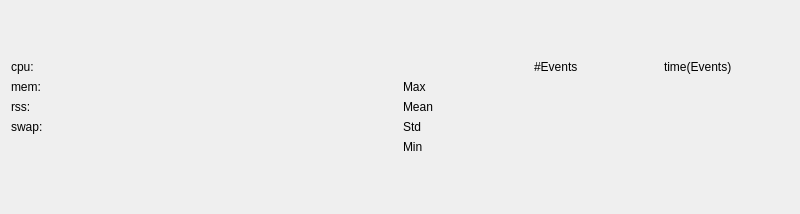
<?xml version="1.0" encoding="UTF-8"?>
<ui version="4.0">
 <class>Form</class>
 <widget class="TaurusWidget" name="Form">
  <property name="geometry">
   <rect>
    <x>0</x>
    <y>0</y>
    <width>800</width>
    <height>214</height>
   </rect>
  </property>
  <property name="windowTitle">
   <string>Form</string>
  </property>
  <layout class="QGridLayout" name="gridLayout_2">
   <item row="0" column="0">
    <layout class="QGridLayout" name="gridLayout">
     <item row="3" column="0">
      <widget class="QLabel" name="LabelMemRss">
       <property name="text">
        <string>rss:</string>
       </property>
      </widget>
     </item>
     <item row="4" column="1">
      <widget class="TaurusLabel" name="mem_swap">
       <property name="minimumSize">
        <size>
         <width>75</width>
         <height>0</height>
        </size>
       </property>
      </widget>
     </item>
     <item row="1" column="0">
      <widget class="QLabel" name="LabelCpuPercent">
       <property name="text">
        <string>cpu:</string>
       </property>
      </widget>
     </item>
     <item row="6" column="1">
      <spacer name="verticalSpacer">
       <property name="orientation">
        <enum>Qt::Vertical</enum>
       </property>
       <property name="sizeHint" stdset="0">
        <size>
         <width>20</width>
         <height>40</height>
        </size>
       </property>
      </spacer>
     </item>
     <item row="1" column="5">
      <widget class="QLabel" name="EventsTimeLabel">
       <property name="text">
        <string>time(Events)</string>
       </property>
      </widget>
     </item>
     <item row="5" column="5">
      <widget class="TaurusLabel" name="EventsTimeMin"/>
     </item>
     <item row="3" column="1">
      <widget class="TaurusLabel" name="mem_rss">
       <property name="minimumSize">
        <size>
         <width>75</width>
         <height>0</height>
        </size>
       </property>
      </widget>
     </item>
     <item row="3" column="4">
      <widget class="TaurusLabel" name="EventsNumberMean"/>
     </item>
     <item row="0" column="1">
      <spacer name="verticalSpacer_2">
       <property name="orientation">
        <enum>Qt::Vertical</enum>
       </property>
       <property name="sizeHint" stdset="0">
        <size>
         <width>20</width>
         <height>40</height>
        </size>
       </property>
      </spacer>
     </item>
     <item row="3" column="5">
      <widget class="TaurusLabel" name="EventsTimeMean"/>
     </item>
     <item row="1" column="1">
      <widget class="TaurusLabel" name="cpu_percent">
       <property name="minimumSize">
        <size>
         <width>75</width>
         <height>0</height>
        </size>
       </property>
      </widget>
     </item>
     <item row="2" column="5">
      <widget class="TaurusLabel" name="EventsTimeMax">
       <property name="minimumSize">
        <size>
         <width>75</width>
         <height>0</height>
        </size>
       </property>
      </widget>
     </item>
     <item row="4" column="3">
      <widget class="QLabel" name="labelStd">
       <property name="text">
        <string>Std</string>
       </property>
      </widget>
     </item>
     <item row="5" column="3">
      <widget class="QLabel" name="labelMin">
       <property name="text">
        <string>Min</string>
       </property>
      </widget>
     </item>
     <item row="4" column="0">
      <widget class="QLabel" name="LabelMemSwap">
       <property name="text">
        <string>swap:</string>
       </property>
      </widget>
     </item>
     <item row="4" column="4">
      <widget class="TaurusLabel" name="EventsNumberStd"/>
     </item>
     <item row="4" column="5">
      <widget class="TaurusLabel" name="EventsTimeStd"/>
     </item>
     <item row="2" column="3">
      <widget class="QLabel" name="labelMax">
       <property name="text">
        <string>Max</string>
       </property>
      </widget>
     </item>
     <item row="3" column="3">
      <widget class="QLabel" name="labelMean">
       <property name="text">
        <string>Mean</string>
       </property>
      </widget>
     </item>
     <item row="5" column="4">
      <widget class="TaurusLabel" name="EventsNumberMin"/>
     </item>
     <item row="2" column="0">
      <widget class="QLabel" name="LabelMemPercent">
       <property name="text">
        <string>mem:</string>
       </property>
      </widget>
     </item>
     <item row="0" column="5">
      <spacer name="verticalSpacer_3">
       <property name="orientation">
        <enum>Qt::Vertical</enum>
       </property>
       <property name="sizeHint" stdset="0">
        <size>
         <width>20</width>
         <height>40</height>
        </size>
       </property>
      </spacer>
     </item>
     <item row="1" column="4">
      <widget class="QLabel" name="EventsNumberLabel">
       <property name="text">
        <string>#Events</string>
       </property>
      </widget>
     </item>
     <item row="0" column="2" rowspan="7">
      <widget class="TaurusPlot" name="plot"/>
     </item>
     <item row="6" column="5">
      <spacer name="verticalSpacer_4">
       <property name="orientation">
        <enum>Qt::Vertical</enum>
       </property>
       <property name="sizeHint" stdset="0">
        <size>
         <width>20</width>
         <height>40</height>
        </size>
       </property>
      </spacer>
     </item>
     <item row="2" column="4">
      <widget class="TaurusLabel" name="EventsNumberMax">
       <property name="minimumSize">
        <size>
         <width>75</width>
         <height>0</height>
        </size>
       </property>
      </widget>
     </item>
     <item row="2" column="1">
      <widget class="TaurusLabel" name="mem_percent">
       <property name="minimumSize">
        <size>
         <width>75</width>
         <height>0</height>
        </size>
       </property>
      </widget>
     </item>
    </layout>
   </item>
  </layout>
 </widget>
 <customwidgets>
  <customwidget>
   <class>TaurusWidget</class>
   <extends>QWidget</extends>
   <header>taurus.qt.qtgui.container</header>
   <container>1</container>
  </customwidget>
  <customwidget>
   <class>TaurusLabel</class>
   <extends>QLabel</extends>
   <header>taurus.qt.qtgui.display</header>
  </customwidget>
  <customwidget>
   <class>TaurusPlot</class>
   <extends>QFrame</extends>
   <header>taurus.qt.qtgui.plot</header>
  </customwidget>
 </customwidgets>
 <resources/>
 <connections/>
</ui>
